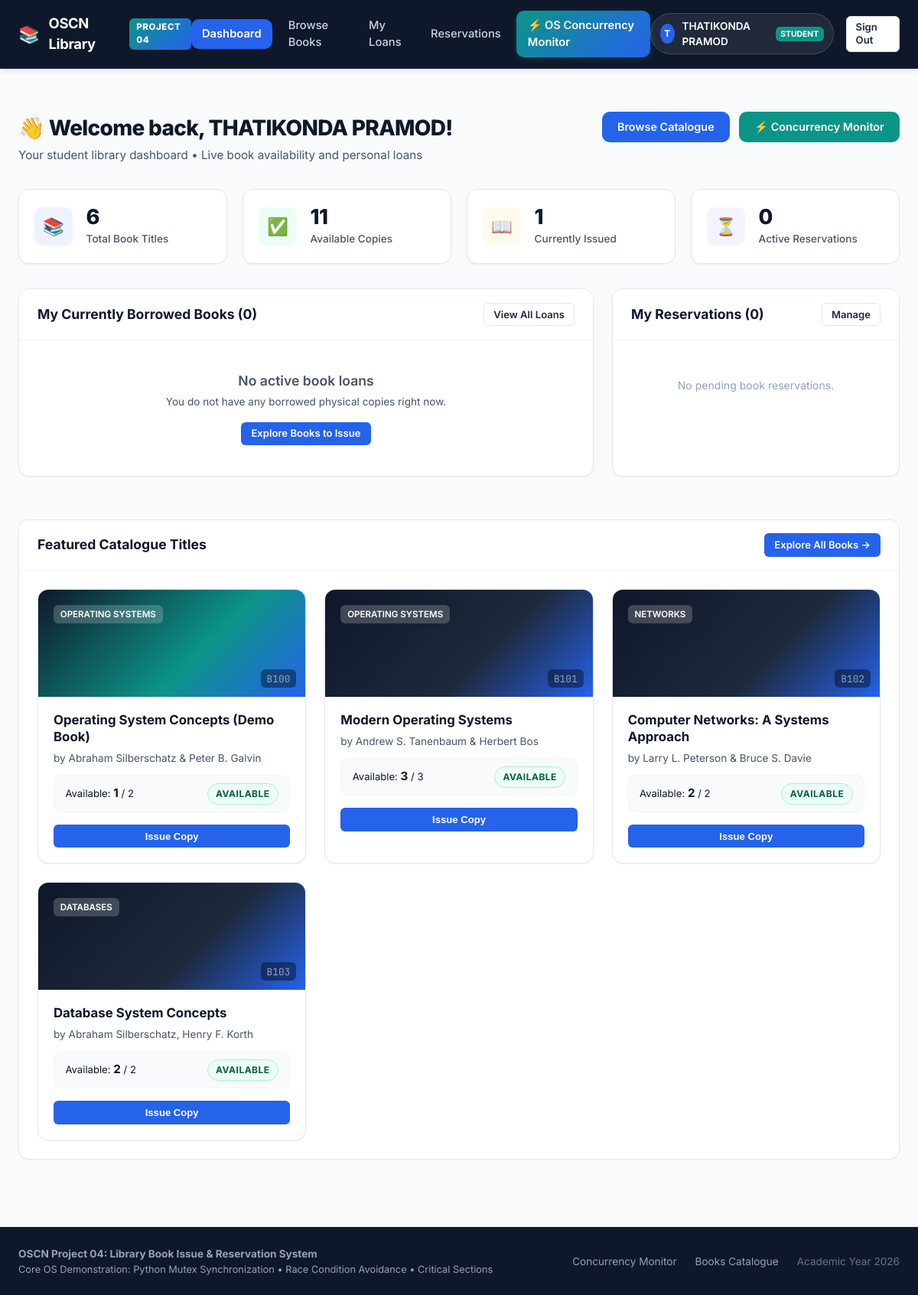
The page /dashboard (signed in) on the database as committed earlier.
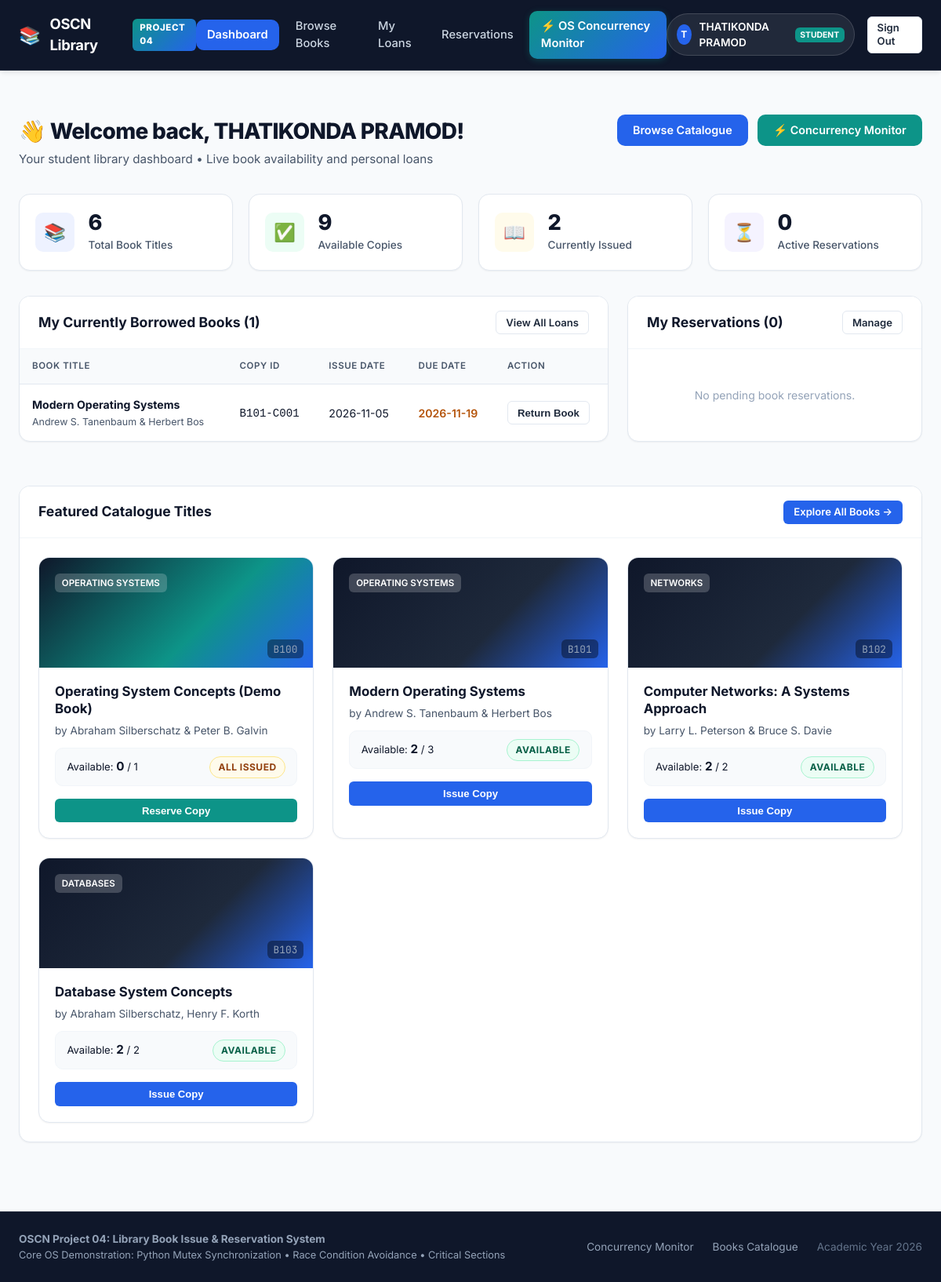
The same page on the database as committed later.
### tables this page shows
CREATE TABLE books (
        book_id TEXT PRIMARY KEY,
        title TEXT NOT NULL,
        author TEXT NOT NULL,
        category TEXT NOT NULL,
        description TEXT,
        cover_image TEXT
    );

CREATE TABLE transactions (
        transaction_id INTEGER PRIMARY KEY AUTOINCREMENT,
        student_id INTEGER NOT NULL,
        copy_id TEXT NOT NULL,
        issue_date TIMESTAMP DEFAULT CURRENT_TIMESTAMP,
        due_date TIMESTAMP NOT NULL,
        return_date TIMESTAMP,
        status TEXT NOT NULL CHECK(status IN ('ACTIVE', 'RETURNED')) DEFAULT 'ACTIVE',
        FOREIGN KEY (student_id) REFERENCES students (student_id),
        FOREIGN KEY (copy_id) REFERENCES book_copies (copy_id)
    );

### app.py (the view)
@app.route('/dashboard')
@auth.student_login_required
def dashboard():
    stats = models.get_library_stats()
    student_id = session['student_id']
    active_loans = models.get_active_transactions_for_student(student_id)
    my_reservations = models.get_reservations_for_student(student_id)
    featured_books = models.get_all_books()[:4]
    return render_template(
        'dashboard.html',
        stats=stats,
        active_loans=active_loans,
        my_reservations=my_reservations,
        featured_books=featured_books
    )

### app.py (called while the page is built, shortened)
@app.context_processor
def inject_user_context():
    user_info = None
    if 'student_id' in session:
        user_info = {
            "id": session['student_id'],
            "name": session.get('name'),
            "email": session.get('email'),
            "role": "student"
        }
    return {
        "current_user": user_info,
        "now_year": datetime.now().year
    }

### auth.py (called while the page is built)
def student_login_required(f):
    @wraps(f)
    def decorated_function(*args, **kwargs):
        if 'student_id' not in session or session.get('role') != 'student':
            if request.is_json or request.path.startswith('/api/'):
                return jsonify({"success": False, "error": "Authentication required. Please log in as a student."}), 401
            flash("Please log in as a student to access this page.", "warning")
            return redirect(url_for('login_page'))
        return f(*args, **kwargs)
    return decorated_function

### database.py (called while the page is built)
def get_db_connection():
    conn = sqlite3.connect(DB_PATH, timeout=20.0)
    conn.row_factory = sqlite3.Row
    conn.execute("PRAGMA foreign_keys = ON;")
    return conn

### templates/dashboard.html (shortened to what the changed rows need)
{% extends "base.html" %}
{% block content %}
<div class="page-header">
    <div>
        <h1 class="page-title">
            <span>👋 Welcome back, {{ current_user.name }}!</span>
        </h1>
    </div>
</div>
<div class="stats-grid">
    <div class="stat-card">
        <div class="stat-info">
            <div class="stat-value">{{ stats.available_copies }}</div>
            <div class="stat-label">Available Copies</div>
        </div>
    </div>
    <div class="stat-card">
        <div class="stat-info">
            <div class="stat-value">{{ stats.issued_copies }}</div>
            <div class="stat-label">Currently Issued</div>
        </div>
    </div>
</div>
<div style="display: grid; grid-template-columns: 2fr 1fr; gap: 1.5rem; margin-bottom: 2rem;">
    <div class="card">
        <div class="card-header">
            <h3>My Currently Borrowed Books ({{ active_loans | length }})</h3>
            <a href="{{ url_for('my_books') }}" class="btn btn-secondary btn-sm">View All Loans</a>
        </div>
        <div class="card-body" style="padding: 0;">
            {% if active_loans %}
                <div class="table-responsive">
                    <table class="table">
                        <thead>
                            <tr>
                                <th>Book Title</th>
                                <th>Copy ID</th>
                                <th>Issue Date</th>
                                <th>Due Date</th>
                                <th>Action</th>
                            </tr>
                        </thead>
                        <tbody>
                            {% for loan in active_loans %}
                            <tr>
                                <td>
                                    <strong>{{ loan.title }}</strong><br>
                                    <span style="font-size: 0.78rem; color: var(--text-secondary);">{{ loan.author }}</span>
                                </td>
                                <td><code>{{ loan.copy_id }}</code></td>
                                <td>{{ loan.issue_date[:10] }}</td>
                                <td><span style="color: #B45309; font-weight: 600;">{{ loan.due_date[:10] }}</span></td>
                                <td>
                                    <form action="{{ url_for('return_action') }}" method="POST">
                                        <button type="submit" class="btn btn-secondary btn-sm" onclick="return confirm('Return copy {{ loan.copy_id }}?')">
                                            Return Book
                                        </button>
                                    </form>
                                </td>
                            </tr>
                            {% endfor %}
                        </tbody>
                    </table>
                </div>
            {% else %}
                <div style="text-align: center; padding: 2.5rem 1rem; color: var(--text-secondary);">
                    <p style="font-size: 1.1rem; font-weight: 600;">No active book loans</p>
                    <p style="font-size: 0.85rem; margin-top: 0.25rem;">You do not have any borrowed physical copies right now.</p>
                    <a href="{{ url_for('books_catalogue') }}" class="btn btn-primary btn-sm" style="margin-top: 1rem;">Explore Books to Issue</a>
                </div>
            {% endif %}
        </div>
    </div>
</div>
<div class="card">
    <div class="card-body">
        <div class="books-grid">
            {% for book in featured_books %}
                <div class="book-card">
                    <div class="book-card-top {% if book.book_id == 'B100' %}demo-book-banner{% endif %}">
                        <span class="book-category-tag">{{ book.category }}</span>
                        <span class="book-id-badge">{{ book.book_id }}</span>
                    </div>
                    <div class="book-card-body">
                        <h4 class="book-title">{{ book.title }}</h4>
                        <p class="book-author">by {{ book.author }}</p>
                        <div class="book-availability-bar">
                            <span class="copies-stat">Available: <strong>{{ book.available_copies }}</strong> / {{ book.total_copies }}</span>
                            <span class="badge {% if book.available_copies > 0 %}badge-available{% else %}badge-issued{% endif %}">
                                {% if book.available_copies > 0 %}AVAILABLE{% else %}ALL ISSUED{% endif %}
                            </span>
                        </div>
                        <div class="book-card-actions">
                            {% if book.available_copies > 0 %}
                                <form action="{{ url_for('issue_action') }}" method="POST" style="flex: 1;">
                                    <button type="submit" class="btn btn-primary btn-sm" style="width: 100%;">Issue Copy</button>
                                </form>
                            {% else %}
                                <form action="{{ url_for('reserve_action') }}" method="POST" style="flex: 1;">
                                    <button type="submit" class="btn btn-teal btn-sm" style="width: 100%;">Reserve Copy</button>
                                </form>
                            {% endif %}
                        </div>
                    </div>
                </div>
            {% endfor %}
        </div>
    </div>
</div>
{% endblock %}

Rows that differ between the two databases and show on the page:
added transactions: title "Modern Operating Systems", author "Andrew S. Tanenbaum & Herbert Bos", copy_id "B101-C001", issue_date "2026-11-05", due_date "2026-11-19"
computed for books "Operating System Concepts (Demo Book)": available_copies "1" → "0"; total_copies "2" → "1"; text "AVAILABLE Issue Copy" → "ALL ISSUED Reserve Copy"
computed for books "Modern Operating Systems": available_copies "3" → "2"
Other text that changed with them:
{{ stats.available_copies }}: "11" → "9"
{{ stats.issued_copies }}: "1" → "2"
{{ active_loans | length }}: "0" → "1"
text no longer shown: "No active book loans You do not have any borrowed physical copies right now. Explore Books to Issue"
text now shown: "BOOK TITLE COPY ID ISSUE DATE DUE DATE ACTION"
